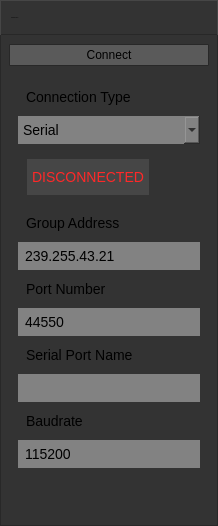
         <widget class="QWidget" name="commsWindow" native="true">
          <property name="sizePolicy">
           <sizepolicy hsizetype="Preferred" vsizetype="Preferred">
            <horstretch>1</horstretch>
            <verstretch>0</verstretch>
           </sizepolicy>
          </property>
          <property name="minimumSize">
           <size>
            <width>1</width>
            <height>0</height>
           </size>
          </property>
          <property name="styleSheet">
           <string notr="true">QWidget {
	background: rgb(51, 51, 51);
	border-style:solid;
	border-width: 1px;
	border-color: rgb(40, 40, 40);
border-image: none;
}
QLabel {
	border:none;
}

</string>
          </property>
          <layout class="QVBoxLayout" name="commsWindowLayout">
           <property name="spacing">
            <number>0</number>
           </property>
           <property name="leftMargin">
            <number>0</number>
           </property>
           <property name="topMargin">
            <number>0</number>
           </property>
           <property name="rightMargin">
            <number>0</number>
           </property>
           <property name="bottomMargin">
            <number>0</number>
           </property>
           <item>
            <widget class="QWidget" name="commsTitleBar" native="true">
             <property name="minimumSize">
              <size>
               <width>0</width>
               <height>35</height>
              </size>
             </property>
             <property name="maximumSize">
              <size>
               <width>16777215</width>
               <height>35</height>
              </size>
             </property>
             <property name="styleSheet">
              <string notr="true">QWidget {
border-color:rgb(70,70,70);
border-bottom-color: rgb(40,40,40);
	background: url(:/Resources/SubTitleBar.png);
	padding: 2px;
}</string>
             </property>
             <layout class="QHBoxLayout" name="commsTitleBarLayout">
              <property name="spacing">
               <number>9</number>
              </property>
              <property name="leftMargin">
               <number>9</number>
              </property>
              <property name="topMargin">
               <number>4</number>
              </property>
              <property name="rightMargin">
               <number>4</number>
              </property>
              <property name="bottomMargin">
               <number>4</number>
              </property>
              <item>
               <widget class="QLabel" name="commsTitleLabel">
                <property name="font">
                 <font>
                  <family>AvenirLTStd</family>
                  <pointsize>-1</pointsize>
                 </font>
                </property>
                <property name="styleSheet">
                 <string notr="true">background: none;</string>
                </property>
                <property name="frameShape">
                 <enum>QFrame::StyledPanel</enum>
                </property>
                <property name="text">
                 <string>Communication</string>
                </property>
                <property name="textFormat">
                 <enum>Qt::PlainText</enum>
                </property>
               </widget>
              </item>
             </layout>
            </widget>
           </item>
           <item>
            <layout class="QVBoxLayout" name="commsContentLayout">
             <property name="spacing">
              <number>9</number>
             </property>
             <property name="leftMargin">
              <number>9</number>
             </property>
             <property name="topMargin">
              <number>9</number>
             </property>
             <property name="rightMargin">
              <number>9</number>
             </property>
             <property name="bottomMargin">
              <number>9</number>
             </property>
             <item>
              <widget class="QPushButton" name="connectButton">
               <property name="cursor">
                <cursorShape>IBeamCursor</cursorShape>
               </property>
               <property name="styleSheet">
                <string notr="true">QPushButton {
    background-color: rgb(90, 90, 90);
	border-radius: 1px;
	padding: 3px;
}

QPushButton:hover:!pressed {
    background-color: qlineargradient(x1: 0, y1: 0, x2: 0, y2: 1,
                                      stop: 0 rgb(90, 90, 90), stop: 1 rgb(130, 130, 130));
}

QPushButton:pressed {
	background-color: qlineargradient(x1: 0, y1: 0, x2: 0, y2: 1,
                                      stop: 0 rgb(50, 50, 50), stop: 1 rgb(90, 90, 90));
}</string>
               </property>
               <property name="text">
                <string>Connect</string>
               </property>
              </widget>
             </item>
             <item>
              <widget class="QWidget" name="connectionInfoLayout" native="true">
               <property name="autoFillBackground">
                <bool>false</bool>
               </property>
               <property name="styleSheet">
                <string notr="true">
	font-size: 14px;
	border:none;
	padding: 5px;


</string>
               </property>
               <layout class="QGridLayout" name="connectionInfoLayoutLayout">
                <item row="7" column="0">
                 <widget class="QWidget" name="serialParametersWidget" native="true">
                  <layout class="QGridLayout" name="gridLayout_5">
                   <property name="leftMargin">
                    <number>0</number>
                   </property>
                   <property name="topMargin">
                    <number>0</number>
                   </property>
                   <property name="rightMargin">
                    <number>0</number>
                   </property>
                   <property name="bottomMargin">
                    <number>0</number>
                   </property>
                   <property name="horizontalSpacing">
                    <number>0</number>
                   </property>
                   <item row="2" column="0">
                    <widget class="QLabel" name="baudrateLabel">
                     <property name="sizePolicy">
                      <sizepolicy hsizetype="Preferred" vsizetype="Minimum">
                       <horstretch>0</horstretch>
                       <verstretch>0</verstretch>
                      </sizepolicy>
                     </property>
                     <property name="text">
                      <string>Baudrate</string>
                     </property>
                    </widget>
                   </item>
                   <item row="1" column="0">
                    <widget class="QLineEdit" name="serialPortName">
                     <property name="sizePolicy">
                      <sizepolicy hsizetype="Expanding" vsizetype="Minimum">
                       <horstretch>0</horstretch>
                       <verstretch>0</verstretch>
                      </sizepolicy>
                     </property>
                     <property name="palette">
                      <palette>
                       <active>
                        <colorrole role="WindowText">
                         <brush brushstyle="SolidPattern">
                          <color alpha="255">
                           <red>255</red>
                           <green>255</green>
                           <blue>255</blue>
                          </color>
                         </brush>
                        </colorrole>
                        <colorrole role="Button">
                         <brush brushstyle="SolidPattern">
                          <color alpha="255">
                           <red>130</red>
                           <green>130</green>
                           <blue>130</blue>
                          </color>
                         </brush>
                        </colorrole>
                        <colorrole role="Text">
                         <brush brushstyle="SolidPattern">
                          <color alpha="255">
                           <red>255</red>
                           <green>255</green>
                           <blue>255</blue>
                          </color>
                         </brush>
                        </colorrole>
                        <colorrole role="ButtonText">
                         <brush brushstyle="SolidPattern">
                          <color alpha="255">
                           <red>255</red>
                           <green>255</green>
                           <blue>255</blue>
                          </color>
                         </brush>
                        </colorrole>
                        <colorrole role="Base">
                         <brush brushstyle="SolidPattern">
                          <color alpha="255">
                           <red>130</red>
                           <green>130</green>
                           <blue>130</blue>
                          </color>
                         </brush>
                        </colorrole>
                        <colorrole role="Window">
                         <brush brushstyle="SolidPattern">
                          <color alpha="255">
                           <red>130</red>
                           <green>130</green>
                           <blue>130</blue>
                          </color>
                         </brush>
                        </colorrole>
                       </active>
                       <inactive>
                        <colorrole role="WindowText">
                         <brush brushstyle="SolidPattern">
                          <color alpha="255">
                           <red>255</red>
                           <green>255</green>
                           <blue>255</blue>
                          </color>
                         </brush>
                        </colorrole>
                        <colorrole role="Button">
                         <brush brushstyle="SolidPattern">
                          <color alpha="255">
                           <red>130</red>
                           <green>130</green>
                           <blue>130</blue>
                          </color>
                         </brush>
                        </colorrole>
                        <colorrole role="Text">
                         <brush brushstyle="SolidPattern">
                          <color alpha="255">
                           <red>255</red>
                           <green>255</green>
                           <blue>255</blue>
                          </color>
                         </brush>
                        </colorrole>
                        <colorrole role="ButtonText">
                         <brush brushstyle="SolidPattern">
                          <color alpha="255">
                           <red>255</red>
                           <green>255</green>
                           <blue>255</blue>
                          </color>
                         </brush>
                        </colorrole>
                        <colorrole role="Base">
                         <brush brushstyle="SolidPattern">
                          <color alpha="255">
                           <red>130</red>
                           <green>130</green>
                           <blue>130</blue>
                          </color>
                         </brush>
                        </colorrole>
                        <colorrole role="Window">
                         <brush brushstyle="SolidPattern">
                          <color alpha="255">
                           <red>130</red>
                           <green>130</green>
                           <blue>130</blue>
                          </color>
                         </brush>
                        </colorrole>
                       </inactive>
                       <disabled>
                        <colorrole role="WindowText">
                         <brush brushstyle="SolidPattern">
                          <color alpha="255">
                           <red>255</red>
                           <green>255</green>
                           <blue>255</blue>
                          </color>
                         </brush>
                        </colorrole>
                        <colorrole role="Button">
                         <brush brushstyle="SolidPattern">
                          <color alpha="255">
                           <red>130</red>
                           <green>130</green>
                           <blue>130</blue>
                          </color>
                         </brush>
                        </colorrole>
                        <colorrole role="Text">
                         <brush brushstyle="SolidPattern">
                          <color alpha="255">
                           <red>255</red>
                           <green>255</green>
                           <blue>255</blue>
                          </color>
                         </brush>
                        </colorrole>
                        <colorrole role="ButtonText">
                         <brush brushstyle="SolidPattern">
                          <color alpha="255">
                           <red>255</red>
                           <green>255</green>
                           <blue>255</blue>
                          </color>
                         </brush>
                        </colorrole>
                        <colorrole role="Base">
                         <brush brushstyle="SolidPattern">
                          <color alpha="255">
                           <red>130</red>
                           <green>130</green>
                           <blue>130</blue>
                          </color>
                         </brush>
                        </colorrole>
                        <colorrole role="Window">
                         <brush brushstyle="SolidPattern">
                          <color alpha="255">
                           <red>130</red>
                           <green>130</green>
                           <blue>130</blue>
                          </color>
                         </brush>
                        </colorrole>
                       </disabled>
                      </palette>
                     </property>
                     <property name="autoFillBackground">
                      <bool>false</bool>
                     </property>
                     <property name="styleSheet">
                      <string notr="true">background-color: rgb(130,130,130);</string>
                     </property>
                    </widget>
                   </item>
                   <item row="0" column="0">
                    <widget class="QLabel" name="serialPortNameLabel">
                     <property name="sizePolicy">
                      <sizepolicy hsizetype="Preferred" vsizetype="Minimum">
                       <horstretch>0</horstretch>
                       <verstretch>0</verstretch>
                      </sizepolicy>
                     </property>
                     <property name="text">
                      <string>Serial Port Name</string>
                     </property>
                    </widget>
                   </item>
                   <item row="3" column="0">
                    <widget class="QLineEdit" name="baudrate">
                     <property name="sizePolicy">
                      <sizepolicy hsizetype="Expanding" vsizetype="Minimum">
                       <horstretch>0</horstretch>
                       <verstretch>0</verstretch>
                      </sizepolicy>
                     </property>
                     <property name="autoFillBackground">
                      <bool>false</bool>
                     </property>
                     <property name="styleSheet">
                      <string notr="true">background-color: rgb(130,130,130);</string>
                     </property>
                     <property name="text">
                      <string>115200</string>
                     </property>
                    </widget>
                   </item>
                  </layout>
                  <zorder>udpGroupAddressLabel</zorder>
                  <zorder>serialPortNameLabel</zorder>
                  <zorder>serialPortName</zorder>
                  <zorder>baudrateLabel</zorder>
                  <zorder>baudrate</zorder>
                 </widget>
                </item>
                <item row="5" column="0">
                 <widget class="QWidget" name="udpParametersWidget" native="true">
                  <layout class="QGridLayout" name="gridLayout_4">
                   <property name="leftMargin">
                    <number>0</number>
                   </property>
                   <property name="topMargin">
                    <number>0</number>
                   </property>
                   <property name="rightMargin">
                    <number>0</number>
                   </property>
                   <property name="bottomMargin">
                    <number>0</number>
                   </property>
                   <property name="horizontalSpacing">
                    <number>0</number>
                   </property>
                   <item row="1" column="0">
                    <widget class="QLineEdit" name="udpGroupAddress">
                     <property name="sizePolicy">
                      <sizepolicy hsizetype="Expanding" vsizetype="Minimum">
                       <horstretch>0</horstretch>
                       <verstretch>0</verstretch>
                      </sizepolicy>
                     </property>
                     <property name="styleSheet">
                      <string notr="true">background-color: rgb(130,130,130);</string>
                     </property>
                     <property name="text">
                      <string>239.255.43.21</string>
                     </property>
                    </widget>
                   </item>
                   <item row="2" column="0">
                    <widget class="QLabel" name="udpPortNumberLabel">
                     <property name="sizePolicy">
                      <sizepolicy hsizetype="Preferred" vsizetype="Minimum">
                       <horstretch>0</horstretch>
                       <verstretch>0</verstretch>
                      </sizepolicy>
                     </property>
                     <property name="text">
                      <string>Port Number</string>
                     </property>
                    </widget>
                   </item>
                   <item row="0" column="0">
                    <widget class="QLabel" name="udpGroupAddressLabel">
                     <property name="sizePolicy">
                      <sizepolicy hsizetype="Preferred" vsizetype="Minimum">
                       <horstretch>0</horstretch>
                       <verstretch>0</verstretch>
                      </sizepolicy>
                     </property>
                     <property name="text">
                      <string>Group Address</string>
                     </property>
                    </widget>
                   </item>
                   <item row="3" column="0">
                    <widget class="QSpinBox" name="udpPortNumber">
                     <property name="styleSheet">
                      <string notr="true">background-color: rgb(130,130,130);</string>
                     </property>
                     <property name="buttonSymbols">
                      <enum>QAbstractSpinBox::NoButtons</enum>
                     </property>
                     <property name="minimum">
                      <number>2000</number>
                     </property>
                     <property name="maximum">
                      <number>65535</number>
                     </property>
                     <property name="value">
                      <number>44550</number>
                     </property>
                    </widget>
                   </item>
                  </layout>
                 </widget>
                </item>
                <item row="11" column="0">
                 <spacer name="verticalSpacer">
                  <property name="orientation">
                   <enum>Qt::Vertical</enum>
                  </property>
                  <property name="sizeHint" stdset="0">
                   <size>
                    <width>20</width>
                    <height>40</height>
                   </size>
                  </property>
                 </spacer>
                </item>
                <item row="4" column="0">
                 <widget class="QWidget" name="connectionStatusWidget" native="true">
                  <property name="styleSheet">
                   <string notr="true">border:none;</string>
                  </property>
                  <layout class="QGridLayout" name="connectionStatusWidgetLayout">
                   <item row="0" column="2" rowspan="2">
                    <widget class="QWidget" name="connectionHealthImage" native="true">
                     <property name="minimumSize">
                      <size>
                       <width>36</width>
                       <height>36</height>
                      </size>
                     </property>
                     <property name="maximumSize">
                      <size>
                       <width>36</width>
                       <height>36</height>
                      </size>
                     </property>
                     <property name="styleSheet">
                      <string notr="true">background: url(:/Resources/ConnectionHealth0of5.png);</string>
                     </property>
                    </widget>
                   </item>
                   <item row="0" column="0" rowspan="2" colspan="2">
                    <widget class="QLabel" name="connectionStatus">
                     <property name="minimumSize">
                      <size>
                       <width>0</width>
                       <height>35</height>
                      </size>
                     </property>
                     <property name="maximumSize">
                      <size>
                       <width>16777215</width>
                       <height>16777215</height>
                      </size>
                     </property>
                     <property name="layoutDirection">
                      <enum>Qt::LeftToRight</enum>
                     </property>
                     <property name="styleSheet">
                      <string notr="true">text-align: centre;
color: rgb(255, 40, 40);
background-color: rgb(70,70,70);
</string>
                     </property>
                     <property name="text">
                      <string>DISCONNECTED</string>
                     </property>
                     <property name="textFormat">
                      <enum>Qt::RichText</enum>
                     </property>
                     <property name="alignment">
                      <set>Qt::AlignCenter</set>
                     </property>
                     <property name="wordWrap">
                      <bool>true</bool>
                     </property>
                    </widget>
                   </item>
                  </layout>
                 </widget>
                </item>
                <item row="3" column="0">
                 <widget class="QComboBox" name="connectionType">
                  <property name="styleSheet">
                   <string notr="true">QComboBox {
	background-color: rgb(130,130,130);
}

QComboBox QAbstractItemView {
    selection-background-color: rgb(130,130,130);
}</string>
                  </property>
                  <property name="iconSize">
                   <size>
                    <width>16</width>
                    <height>16</height>
                   </size>
                  </property>
                  <item>
                   <property name="text">
                    <string>Serial</string>
                   </property>
                  </item>
                  <item>
                   <property name="text">
                    <string>UDP</string>
                   </property>
                  </item>
                 </widget>
                </item>
                <item row="2" column="0">
                 <widget class="QLabel" name="connectionTypeLabel">
                  <property name="text">
                   <string>Connection Type</string>
                  </property>
                 </widget>
                </item>
               </layout>
              </widget>
             </item>
            </layout>
           </item>
          </layout>
         </widget>
